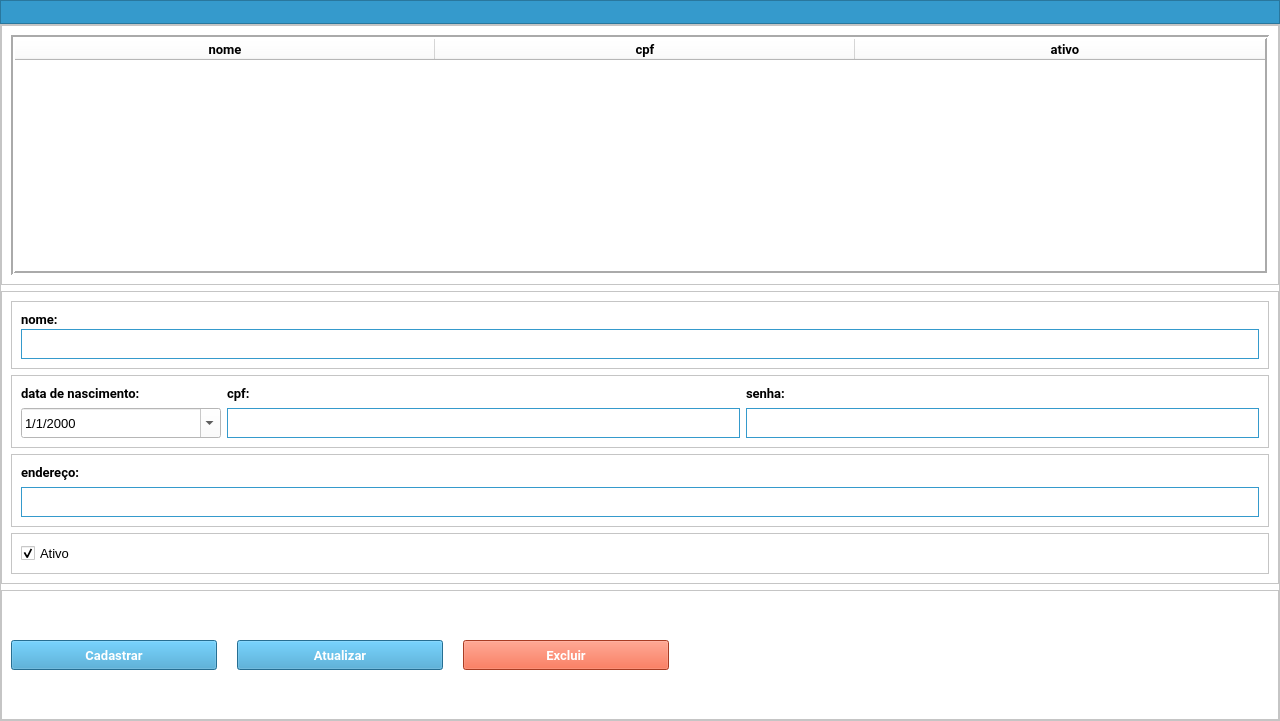
<?xml version="1.0" encoding="UTF-8"?>
<ui version="4.0">
 <class>MainWindow</class>
 <widget class="QMainWindow" name="MainWindow">
  <property name="geometry">
   <rect>
    <x>0</x>
    <y>0</y>
    <width>1280</width>
    <height>721</height>
   </rect>
  </property>
  <property name="windowTitle">
   <string>MainWindow</string>
  </property>
  <property name="windowIcon">
   <iconset>
    <normaloff>icons/logo_50.png</normaloff>icons/logo_50.png</iconset>
  </property>
  <widget class="QWidget" name="centralwidget">
   <layout class="QVBoxLayout" name="verticalLayout_2">
    <property name="spacing">
     <number>0</number>
    </property>
    <property name="leftMargin">
     <number>0</number>
    </property>
    <property name="topMargin">
     <number>0</number>
    </property>
    <property name="rightMargin">
     <number>0</number>
    </property>
    <property name="bottomMargin">
     <number>0</number>
    </property>
    <item>
     <widget class="QFrame" name="frame_menu">
      <property name="sizePolicy">
       <sizepolicy hsizetype="Maximum" vsizetype="Maximum">
        <horstretch>0</horstretch>
        <verstretch>0</verstretch>
       </sizepolicy>
      </property>
      <property name="maximumSize">
       <size>
        <width>16777214</width>
        <height>16777214</height>
       </size>
      </property>
      <property name="styleSheet">
       <string notr="true">background-color: rgb(53, 154, 204);</string>
      </property>
      <property name="frameShape">
       <enum>QFrame::StyledPanel</enum>
      </property>
      <property name="frameShadow">
       <enum>QFrame::Raised</enum>
      </property>
      <layout class="QHBoxLayout" name="horizontalLayout">
       <property name="spacing">
        <number>0</number>
       </property>
       <property name="leftMargin">
        <number>1</number>
       </property>
       <property name="topMargin">
        <number>0</number>
       </property>
       <property name="rightMargin">
        <number>0</number>
       </property>
       <property name="bottomMargin">
        <number>0</number>
       </property>
       <item alignment="Qt::AlignLeft">
        <widget class="QPushButton" name="pushButton_menu_main">
         <property name="enabled">
          <bool>true</bool>
         </property>
         <property name="text">
          <string/>
         </property>
         <property name="icon">
          <iconset>
           <normaloff>icons/logo_50.png</normaloff>icons/logo_50.png</iconset>
         </property>
         <property name="iconSize">
          <size>
           <width>24</width>
           <height>24</height>
          </size>
         </property>
         <property name="flat">
          <bool>true</bool>
         </property>
        </widget>
       </item>
       <item>
        <spacer name="horizontalSpacer">
         <property name="orientation">
          <enum>Qt::Horizontal</enum>
         </property>
         <property name="sizeHint" stdset="0">
          <size>
           <width>40</width>
           <height>20</height>
          </size>
         </property>
        </spacer>
       </item>
       <item>
        <widget class="QPushButton" name="pushButton_menu_exit">
         <property name="text">
          <string/>
         </property>
         <property name="icon">
          <iconset>
           <normaloff>icons/logout.png</normaloff>icons/logout.png</iconset>
         </property>
         <property name="iconSize">
          <size>
           <width>24</width>
           <height>24</height>
          </size>
         </property>
         <property name="flat">
          <bool>true</bool>
         </property>
        </widget>
       </item>
      </layout>
     </widget>
    </item>
    <item>
     <widget class="QFrame" name="frame">
      <property name="sizePolicy">
       <sizepolicy hsizetype="Preferred" vsizetype="Preferred">
        <horstretch>0</horstretch>
        <verstretch>1</verstretch>
       </sizepolicy>
      </property>
      <property name="styleSheet">
       <string notr="true">background-color: rgb(255, 255, 255);</string>
      </property>
      <property name="frameShape">
       <enum>QFrame::StyledPanel</enum>
      </property>
      <property name="frameShadow">
       <enum>QFrame::Raised</enum>
      </property>
      <layout class="QVBoxLayout" name="verticalLayout">
       <property name="leftMargin">
        <number>0</number>
       </property>
       <property name="topMargin">
        <number>0</number>
       </property>
       <property name="rightMargin">
        <number>0</number>
       </property>
       <property name="bottomMargin">
        <number>0</number>
       </property>
       <item>
        <widget class="QFrame" name="frame_2">
         <property name="sizePolicy">
          <sizepolicy hsizetype="Preferred" vsizetype="Preferred">
           <horstretch>0</horstretch>
           <verstretch>2</verstretch>
          </sizepolicy>
         </property>
         <property name="frameShape">
          <enum>QFrame::StyledPanel</enum>
         </property>
         <property name="frameShadow">
          <enum>QFrame::Raised</enum>
         </property>
         <layout class="QVBoxLayout" name="verticalLayout_3">
          <item>
           <widget class="QTableWidget" name="table">
            <property name="layoutDirection">
             <enum>Qt::LeftToRight</enum>
            </property>
            <property name="frameShape">
             <enum>QFrame::Box</enum>
            </property>
            <property name="frameShadow">
             <enum>QFrame::Sunken</enum>
            </property>
            <property name="lineWidth">
             <number>2</number>
            </property>
            <property name="horizontalScrollBarPolicy">
             <enum>Qt::ScrollBarAlwaysOff</enum>
            </property>
            <property name="editTriggers">
             <set>QAbstractItemView::NoEditTriggers</set>
            </property>
            <property name="showDropIndicator" stdset="0">
             <bool>false</bool>
            </property>
            <property name="dragDropOverwriteMode">
             <bool>false</bool>
            </property>
            <property name="selectionMode">
             <enum>QAbstractItemView::SingleSelection</enum>
            </property>
            <property name="selectionBehavior">
             <enum>QAbstractItemView::SelectRows</enum>
            </property>
            <property name="textElideMode">
             <enum>Qt::ElideLeft</enum>
            </property>
            <property name="showGrid">
             <bool>true</bool>
            </property>
            <property name="gridStyle">
             <enum>Qt::SolidLine</enum>
            </property>
            <property name="sortingEnabled">
             <bool>false</bool>
            </property>
            <property name="wordWrap">
             <bool>true</bool>
            </property>
            <property name="cornerButtonEnabled">
             <bool>true</bool>
            </property>
            <attribute name="horizontalHeaderVisible">
             <bool>true</bool>
            </attribute>
            <attribute name="horizontalHeaderCascadingSectionResizes">
             <bool>false</bool>
            </attribute>
            <attribute name="horizontalHeaderDefaultSectionSize">
             <number>420</number>
            </attribute>
            <attribute name="horizontalHeaderHighlightSections">
             <bool>false</bool>
            </attribute>
            <attribute name="horizontalHeaderMinimumSectionSize">
             <number>100</number>
            </attribute>
            <attribute name="horizontalHeaderShowSortIndicator" stdset="0">
             <bool>false</bool>
            </attribute>
            <attribute name="horizontalHeaderStretchLastSection">
             <bool>true</bool>
            </attribute>
            <attribute name="verticalHeaderVisible">
             <bool>false</bool>
            </attribute>
            <attribute name="verticalHeaderCascadingSectionResizes">
             <bool>false</bool>
            </attribute>
            <attribute name="verticalHeaderHighlightSections">
             <bool>true</bool>
            </attribute>
            <attribute name="verticalHeaderShowSortIndicator" stdset="0">
             <bool>false</bool>
            </attribute>
            <attribute name="verticalHeaderStretchLastSection">
             <bool>false</bool>
            </attribute>
            <column>
             <property name="text">
              <string>nome</string>
             </property>
             <property name="font">
              <font>
               <family>Roboto</family>
               <pointsize>10</pointsize>
               <weight>75</weight>
               <bold>true</bold>
              </font>
             </property>
            </column>
            <column>
             <property name="text">
              <string>cpf</string>
             </property>
             <property name="font">
              <font>
               <family>Roboto</family>
               <pointsize>10</pointsize>
               <weight>75</weight>
               <bold>true</bold>
              </font>
             </property>
            </column>
            <column>
             <property name="text">
              <string>ativo</string>
             </property>
             <property name="font">
              <font>
               <family>Roboto</family>
               <pointsize>10</pointsize>
               <weight>75</weight>
               <bold>true</bold>
              </font>
             </property>
            </column>
           </widget>
          </item>
         </layout>
        </widget>
       </item>
       <item>
        <widget class="QFrame" name="frame_3">
         <property name="sizePolicy">
          <sizepolicy hsizetype="Preferred" vsizetype="Preferred">
           <horstretch>0</horstretch>
           <verstretch>2</verstretch>
          </sizepolicy>
         </property>
         <property name="frameShape">
          <enum>QFrame::StyledPanel</enum>
         </property>
         <property name="frameShadow">
          <enum>QFrame::Raised</enum>
         </property>
         <layout class="QVBoxLayout" name="verticalLayout_4">
          <item>
           <widget class="QFrame" name="frame_5">
            <property name="frameShape">
             <enum>QFrame::StyledPanel</enum>
            </property>
            <property name="frameShadow">
             <enum>QFrame::Raised</enum>
            </property>
            <property name="lineWidth">
             <number>0</number>
            </property>
            <layout class="QVBoxLayout" name="verticalLayout_5">
             <property name="spacing">
              <number>1</number>
             </property>
             <item>
              <widget class="QLabel" name="label">
               <property name="font">
                <font>
                 <family>Roboto</family>
                 <pointsize>10</pointsize>
                 <weight>75</weight>
                 <bold>true</bold>
                </font>
               </property>
               <property name="inputMethodHints">
                <set>Qt::ImhNone</set>
               </property>
               <property name="text">
                <string>nome:</string>
               </property>
              </widget>
             </item>
             <item>
              <widget class="QLineEdit" name="lineEdit_nome">
               <property name="minimumSize">
                <size>
                 <width>0</width>
                 <height>30</height>
                </size>
               </property>
               <property name="font">
                <font>
                 <family>Arial</family>
                 <pointsize>10</pointsize>
                 <weight>50</weight>
                 <bold>false</bold>
                </font>
               </property>
               <property name="styleSheet">
                <string notr="true">border: 1px solid #359ACC;
box-shadow: 0px 4px 4px rgba(0, 0, 0, 0.25);</string>
               </property>
               <property name="text">
                <string/>
               </property>
               <property name="clearButtonEnabled">
                <bool>true</bool>
               </property>
              </widget>
             </item>
            </layout>
           </widget>
          </item>
          <item>
           <widget class="QFrame" name="frame_6">
            <property name="frameShape">
             <enum>QFrame::StyledPanel</enum>
            </property>
            <property name="frameShadow">
             <enum>QFrame::Raised</enum>
            </property>
            <property name="lineWidth">
             <number>0</number>
            </property>
            <layout class="QGridLayout" name="gridLayout">
             <item row="0" column="0">
              <widget class="QLabel" name="label_3">
               <property name="font">
                <font>
                 <family>Roboto</family>
                 <pointsize>10</pointsize>
                 <weight>75</weight>
                 <bold>true</bold>
                </font>
               </property>
               <property name="text">
                <string>data de nascimento:</string>
               </property>
              </widget>
             </item>
             <item row="0" column="1">
              <widget class="QLabel" name="label_4">
               <property name="font">
                <font>
                 <family>Roboto</family>
                 <pointsize>10</pointsize>
                 <weight>75</weight>
                 <bold>true</bold>
                </font>
               </property>
               <property name="text">
                <string>cpf:</string>
               </property>
              </widget>
             </item>
             <item row="1" column="2">
              <widget class="QLineEdit" name="lineEdit_senha">
               <property name="minimumSize">
                <size>
                 <width>0</width>
                 <height>30</height>
                </size>
               </property>
               <property name="font">
                <font>
                 <family>Arial</family>
                 <pointsize>10</pointsize>
                 <weight>50</weight>
                 <bold>false</bold>
                </font>
               </property>
               <property name="styleSheet">
                <string notr="true">border: 1px solid #359ACC;
box-shadow: 0px 4px 4px rgba(0, 0, 0, 0.25);</string>
               </property>
              </widget>
             </item>
             <item row="0" column="2">
              <widget class="QLabel" name="label_5">
               <property name="font">
                <font>
                 <family>Roboto</family>
                 <pointsize>10</pointsize>
                 <weight>75</weight>
                 <bold>true</bold>
                </font>
               </property>
               <property name="text">
                <string>senha:</string>
               </property>
              </widget>
             </item>
             <item row="1" column="0">
              <widget class="QDateEdit" name="dateEdit_nascimento">
               <property name="minimumSize">
                <size>
                 <width>200</width>
                 <height>30</height>
                </size>
               </property>
               <property name="font">
                <font>
                 <family>Arial</family>
                 <pointsize>10</pointsize>
                </font>
               </property>
               <property name="styleSheet">
                <string notr="true">border-color: rgb(53, 154, 204);</string>
               </property>
               <property name="displayFormat">
                <string>d/M/yyyy</string>
               </property>
               <property name="calendarPopup">
                <bool>true</bool>
               </property>
               <property name="date">
                <date>
                 <year>2000</year>
                 <month>1</month>
                 <day>1</day>
                </date>
               </property>
              </widget>
             </item>
             <item row="1" column="1">
              <widget class="QLineEdit" name="lineEdit_cpf">
               <property name="minimumSize">
                <size>
                 <width>0</width>
                 <height>30</height>
                </size>
               </property>
               <property name="font">
                <font>
                 <family>Arial</family>
                 <pointsize>10</pointsize>
                 <weight>50</weight>
                 <bold>false</bold>
                </font>
               </property>
               <property name="styleSheet">
                <string notr="true">border: 1px solid #359ACC;
box-shadow: 0px 4px 4px rgba(0, 0, 0, 0.25);</string>
               </property>
               <property name="text">
                <string/>
               </property>
               <property name="clearButtonEnabled">
                <bool>true</bool>
               </property>
              </widget>
             </item>
            </layout>
           </widget>
          </item>
          <item>
           <widget class="QFrame" name="frame_7">
            <property name="frameShape">
             <enum>QFrame::StyledPanel</enum>
            </property>
            <property name="frameShadow">
             <enum>QFrame::Raised</enum>
            </property>
            <property name="lineWidth">
             <number>0</number>
            </property>
            <layout class="QVBoxLayout" name="verticalLayout_7">
             <item>
              <widget class="QLabel" name="label_6">
               <property name="font">
                <font>
                 <family>Roboto</family>
                 <pointsize>10</pointsize>
                 <weight>75</weight>
                 <bold>true</bold>
                </font>
               </property>
               <property name="text">
                <string>endereço:</string>
               </property>
              </widget>
             </item>
             <item>
              <widget class="QLineEdit" name="lineEdit_endereco">
               <property name="minimumSize">
                <size>
                 <width>0</width>
                 <height>30</height>
                </size>
               </property>
               <property name="font">
                <font>
                 <family>Arial</family>
                 <pointsize>10</pointsize>
                 <weight>50</weight>
                 <bold>false</bold>
                </font>
               </property>
               <property name="styleSheet">
                <string notr="true">border: 1px solid #359ACC;
box-shadow: 0px 4px 4px rgba(0, 0, 0, 0.25);</string>
               </property>
               <property name="clearButtonEnabled">
                <bool>true</bool>
               </property>
              </widget>
             </item>
            </layout>
           </widget>
          </item>
          <item>
           <widget class="QFrame" name="frame_8">
            <property name="frameShape">
             <enum>QFrame::StyledPanel</enum>
            </property>
            <property name="frameShadow">
             <enum>QFrame::Raised</enum>
            </property>
            <property name="lineWidth">
             <number>0</number>
            </property>
            <layout class="QVBoxLayout" name="verticalLayout_8">
             <item>
              <widget class="QCheckBox" name="checkBox_ativo">
               <property name="enabled">
                <bool>true</bool>
               </property>
               <property name="font">
                <font>
                 <family>Arial</family>
                 <pointsize>10</pointsize>
                 <weight>50</weight>
                 <bold>false</bold>
                </font>
               </property>
               <property name="text">
                <string>Ativo</string>
               </property>
               <property name="checkable">
                <bool>true</bool>
               </property>
               <property name="checked">
                <bool>true</bool>
               </property>
               <property name="tristate">
                <bool>false</bool>
               </property>
              </widget>
             </item>
            </layout>
           </widget>
          </item>
         </layout>
        </widget>
       </item>
       <item>
        <widget class="QFrame" name="frame_4">
         <property name="sizePolicy">
          <sizepolicy hsizetype="Preferred" vsizetype="Preferred">
           <horstretch>0</horstretch>
           <verstretch>1</verstretch>
          </sizepolicy>
         </property>
         <property name="frameShape">
          <enum>QFrame::StyledPanel</enum>
         </property>
         <property name="frameShadow">
          <enum>QFrame::Raised</enum>
         </property>
         <property name="lineWidth">
          <number>0</number>
         </property>
         <layout class="QHBoxLayout" name="horizontalLayout_2">
          <property name="spacing">
           <number>20</number>
          </property>
          <item>
           <widget class="QPushButton" name="pushButton_cadastrar">
            <property name="sizePolicy">
             <sizepolicy hsizetype="Minimum" vsizetype="Fixed">
              <horstretch>0</horstretch>
              <verstretch>0</verstretch>
             </sizepolicy>
            </property>
            <property name="minimumSize">
             <size>
              <width>0</width>
              <height>0</height>
             </size>
            </property>
            <property name="maximumSize">
             <size>
              <width>700</width>
              <height>30</height>
             </size>
            </property>
            <property name="font">
             <font>
              <family>Roboto</family>
              <pointsize>10</pointsize>
              <weight>75</weight>
              <bold>true</bold>
             </font>
            </property>
            <property name="autoFillBackground">
             <bool>false</bool>
            </property>
            <property name="styleSheet">
             <string notr="true">background-color: rgb(53, 154, 204);
color: rgb(255, 255, 255);</string>
            </property>
            <property name="text">
             <string>Cadastrar</string>
            </property>
            <property name="iconSize">
             <size>
              <width>30</width>
              <height>30</height>
             </size>
            </property>
            <property name="autoDefault">
             <bool>false</bool>
            </property>
            <property name="default">
             <bool>false</bool>
            </property>
            <property name="flat">
             <bool>false</bool>
            </property>
           </widget>
          </item>
          <item>
           <widget class="QPushButton" name="pushButton_atualizar">
            <property name="sizePolicy">
             <sizepolicy hsizetype="Minimum" vsizetype="Fixed">
              <horstretch>0</horstretch>
              <verstretch>0</verstretch>
             </sizepolicy>
            </property>
            <property name="maximumSize">
             <size>
              <width>700</width>
              <height>30</height>
             </size>
            </property>
            <property name="font">
             <font>
              <family>Roboto</family>
              <pointsize>10</pointsize>
              <weight>75</weight>
              <bold>true</bold>
             </font>
            </property>
            <property name="autoFillBackground">
             <bool>false</bool>
            </property>
            <property name="styleSheet">
             <string notr="true">background-color: rgb(53, 154, 204);
color: rgb(255, 255, 255);</string>
            </property>
            <property name="text">
             <string>Atualizar</string>
            </property>
            <property name="iconSize">
             <size>
              <width>30</width>
              <height>30</height>
             </size>
            </property>
           </widget>
          </item>
          <item>
           <widget class="QPushButton" name="pushButton_excluir">
            <property name="sizePolicy">
             <sizepolicy hsizetype="Minimum" vsizetype="Fixed">
              <horstretch>0</horstretch>
              <verstretch>0</verstretch>
             </sizepolicy>
            </property>
            <property name="maximumSize">
             <size>
              <width>700</width>
              <height>30</height>
             </size>
            </property>
            <property name="font">
             <font>
              <family>Roboto</family>
              <pointsize>10</pointsize>
              <weight>75</weight>
              <bold>true</bold>
             </font>
            </property>
            <property name="autoFillBackground">
             <bool>false</bool>
            </property>
            <property name="styleSheet">
             <string notr="true">background-color: rgb(235, 84, 49);
color: rgb(255, 255, 255);</string>
            </property>
            <property name="text">
             <string>Excluir</string>
            </property>
            <property name="iconSize">
             <size>
              <width>30</width>
              <height>30</height>
             </size>
            </property>
           </widget>
          </item>
          <item>
           <spacer name="horizontalSpacer_2">
            <property name="orientation">
             <enum>Qt::Horizontal</enum>
            </property>
            <property name="sizeType">
             <enum>QSizePolicy::Maximum</enum>
            </property>
            <property name="sizeHint" stdset="0">
             <size>
              <width>600</width>
              <height>20</height>
             </size>
            </property>
           </spacer>
          </item>
         </layout>
        </widget>
       </item>
      </layout>
     </widget>
    </item>
   </layout>
  </widget>
 </widget>
 <resources/>
 <connections/>
</ui>
